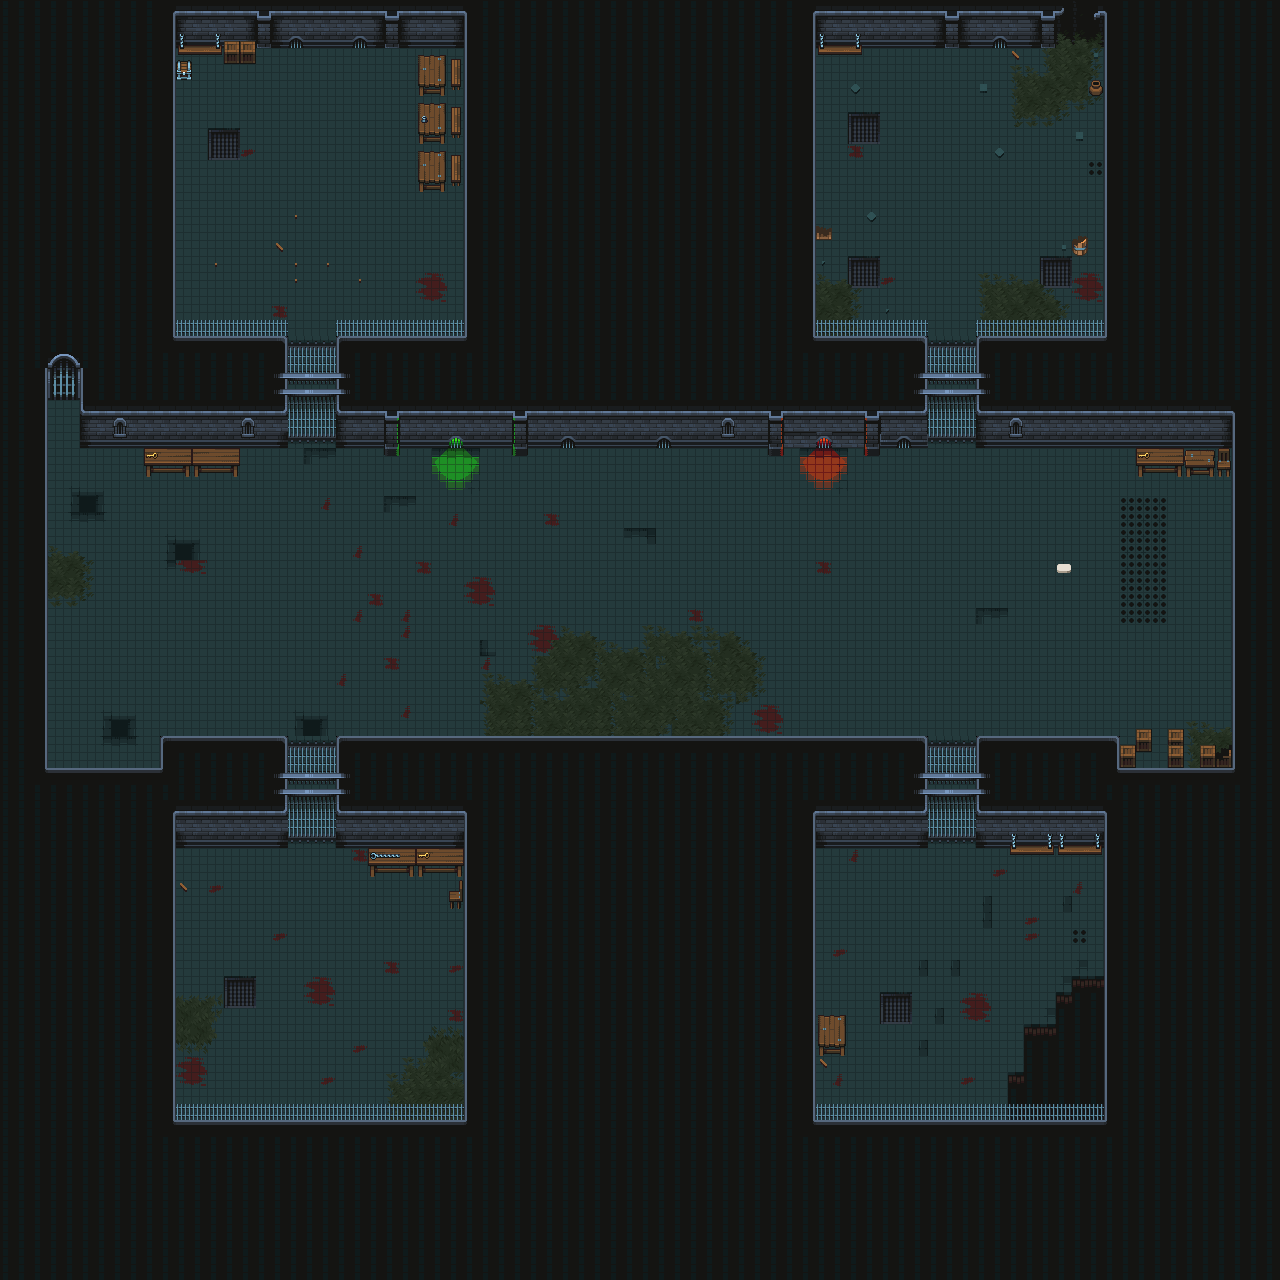

Below is a game level as drawn by its tile map, then a one-line description and the .tmx that defines it (tile-layer data replaced by summaries):
An orthogonal 80x80 tile map with 16x16 px tiles, 7 tile layers (Tile Layer 1, Tile Layer 2, Tile Layer 3, Tile Layer 4, ...), 3 tilesets.

<map version="1.9" tiledversion="1.9.2" orientation="orthogonal" renderorder="right-down" width="80" height="80" tilewidth="16" tileheight="16" infinite="0" nextlayerid="25" nextobjectid="52">
 <tileset firstgid="1" source="tilpr.tsx" />
 <tileset firstgid="626" source="twixiyat.tsx" />
 <tileset firstgid="1251" source="zayd.tsx" />
 <layer id="1" name="Tile Layer 1" width="80" height="80">
  <data>[6400 cells, 6360 non-empty, 30 distinct tile ids]</data>
 </layer>
 <layer id="2" name="Tile Layer 2" width="80" height="80">
  <data>[6400 cells, 421 non-empty, 67 distinct tile ids]</data>
 </layer>
 <layer id="3" name="Tile Layer 3" width="80" height="80">
  <data>[6400 cells, 356 non-empty, 87 distinct tile ids]</data>
 </layer>
 <layer id="4" name="Tile Layer 4" width="80" height="80">
  <data>[6400 cells, 282 non-empty, 86 distinct tile ids]</data>
 </layer>
 <layer id="5" name="Tile Layer 5" width="80" height="80">
  <data>[6400 cells, 65 non-empty, 17 distinct tile ids]</data>
 </layer>
 <layer id="8" name="Tile Layer 6" width="80" height="80">
  <data>[6400 cells, 85 non-empty, 21 distinct tile ids]</data>
 </layer>
 <layer id="16" name="Tile Layer 7" width="80" height="80">
  <data>[6400 cells, 70 non-empty, 23 distinct tile ids]</data>
 </layer>
</map>
